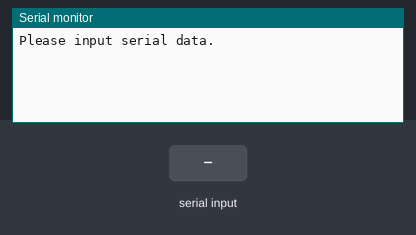
A sketch run on a simulated Arduino Uno, built with avr-gcc and run on an emulated ATmega328P. On the bench: the last lines printed to the serial monitor. The test bench sets the inputs (shaded band).

Above: at 1.2 s.
1.3 s: "90,45\n" received over Serial
At 2.1 s:
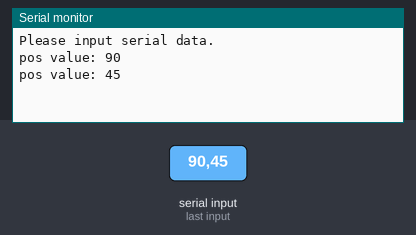
2.8 s: "30,150\n" received over Serial
At 4.9 s:
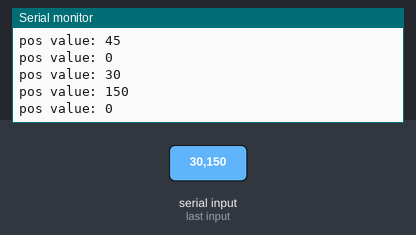
Timing chart, 0 to 6.4 s (numbered marks = the images above; inputs shaded):
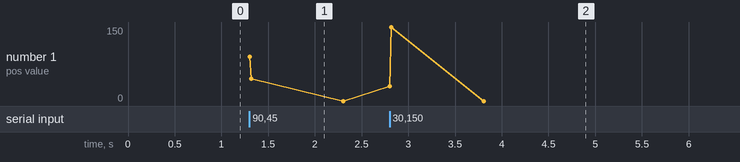

The sketch:

kongzhidianji.ino
```cpp
void setup() {
  Serial.begin(9600);
  Serial.println("Please input serial data. ");
  // put your setup code here, to run once:

}

void loop() {
  if(Serial.available()>0){
    int pos = Serial.parseInt();
    Serial.print("pos value: ");
    Serial.println(pos);
  }
  // put your main code here, to run repeatedly:
}
```

Measured:
- after the input at 1.3 s, the serial monitor: prints a new line at once (image 1)
- after the input at 2.8 s, the serial monitor: prints a new line at once (image 2)
